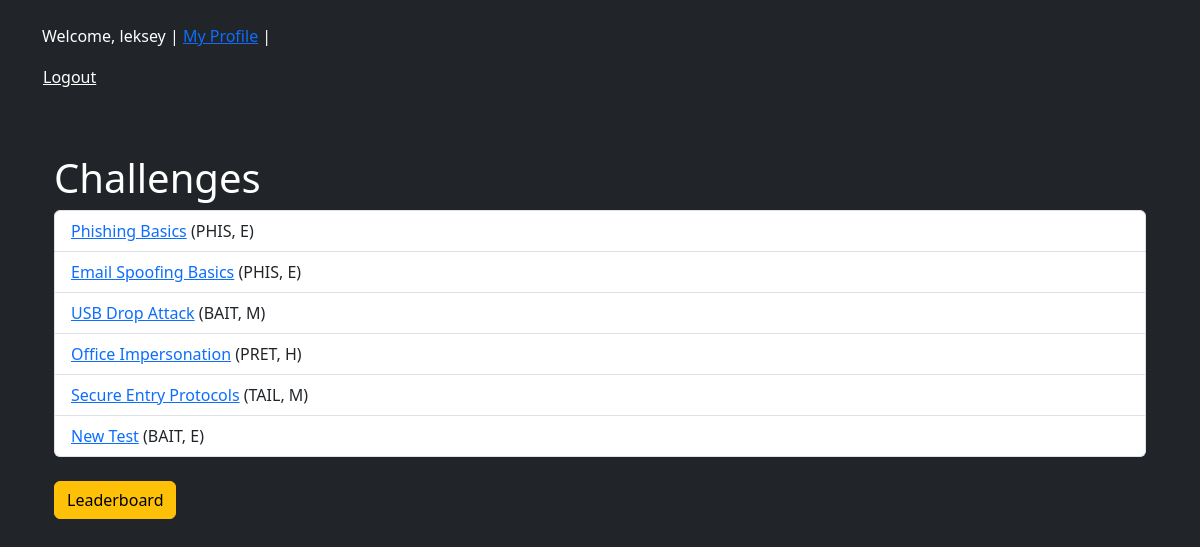
The page / (signed in) on the database its author committed.
### core/models.py (models this page shows, shortened)
class Challenge(models.Model):
    CHALLENGE_TYPES = [('PHIS', 'Phishing'), ('PRET', 'Pretexting'), ('BAIT', 'Baiting'), ('TAIL', 'Tailgating')]
    DIFFICULTY = [('E', 'Easy'), ('M', 'Medium'), ('H', 'Hard')]
    challenge_id = models.CharField(max_length=20, unique=True)
    name = models.CharField(max_length=200)
    type = models.CharField(max_length=4, choices=CHALLENGE_TYPES)
    difficulty = models.CharField(max_length=1, choices=DIFFICULTY)

### core/views.py (the view)
# urls.py: path('', views.index, name='index'),
def index(request):
    conn = sqlite3.connect(DB)
    cursor = conn.cursor()
    cursor.execute("SELECT id, name, type, difficulty FROM core_challenge")
    challenges = cursor.fetchall()
    conn.close()
    return render(request, 'core/index.html', {'challenges': challenges})

### templates/core/index.html
{% extends "base.html" %}
{% block content %}
{% load static %}
<link rel="stylesheet" href="https://cdn.jsdelivr.net/npm/bootstrap@5.3.3/dist/css/bootstrap.min.css">
<div class="container py-5">
    <h1>Challenges</h1>
    <ul class="list-group">
    {% for id, name, type, difficulty in challenges %}
        <li class="list-group-item">
            <a href="/challenge/{{ id }}/">{{ name }}</a> ({{ type }}, {{ difficulty }})
        </li>
    {% endfor %}
    </ul>
    <a href="/leaderboard/" class="btn btn-warning mt-4">Leaderboard</a>
</div>
{% endblock %}

### templates/base.html (shortened to what this page needs)
<!DOCTYPE html>
<html lang="en">
<head>
    <link rel="stylesheet" href="https://cdn.jsdelivr.net/npm/bootstrap@5.3.3/dist/css/bootstrap.min.css">
</head>
<body class="bg-dark text-white">
    <div class="container py-4">
        {% if user.is_authenticated %}
<p>
    Welcome, {{ user.username }} |
    <a href="{% url 'profile' %}">My Profile</a> |
    <form method="post" action="{% url 'logout' %}" style="display:inline;">
        <button type="submit" class="btn btn-link p-0 m-0 align-baseline text-white">Logout</button>
    </form>
</p>
{% else %}
<p><a href="{% url 'login' %}">Login</a> | <a href="{% url 'register' %}">Register</a></p>
{% endif %}
        {% block content %}{% endblock %}
    </div>
</body>
</html>

### rows shown on the page
Challenge: name "Phishing Basics", type "PHIS", difficulty "E"
Challenge: name "Email Spoofing Basics", type "PHIS", difficulty "E"
Challenge: name "USB Drop Attack", type "BAIT", difficulty "M"
Challenge: name "Office Impersonation", type "PRET", difficulty "H"
Challenge: name "Secure Entry Protocols", type "TAIL", difficulty "M"
Challenge: name "New Test", type "BAIT", difficulty "E"

### other values the page prints
{{ user.username }} "leksey"
